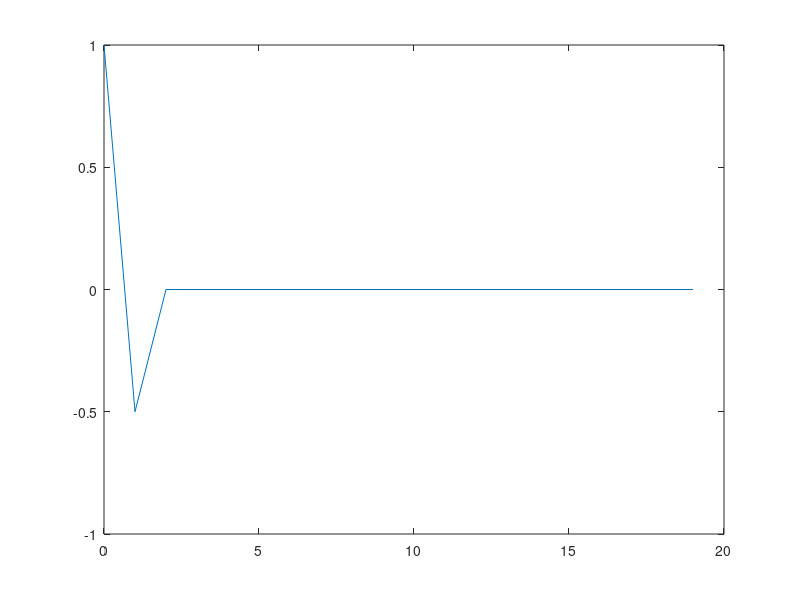
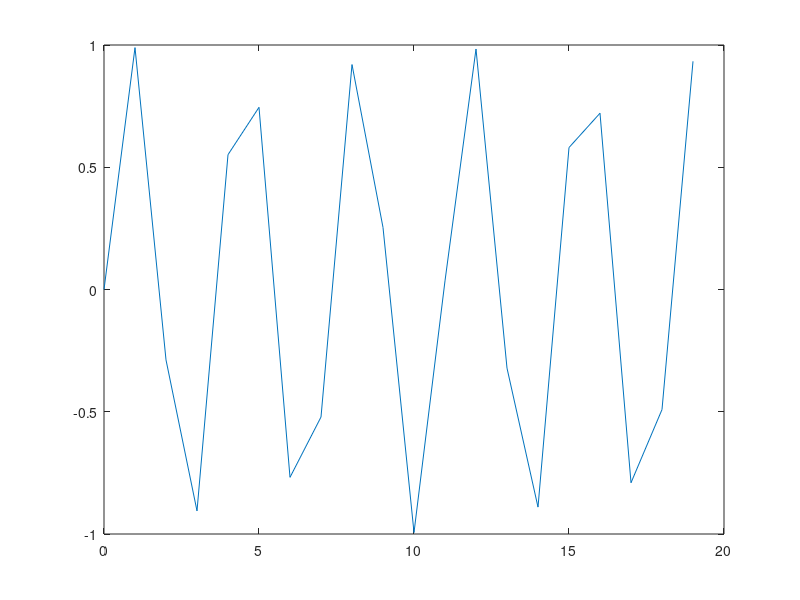
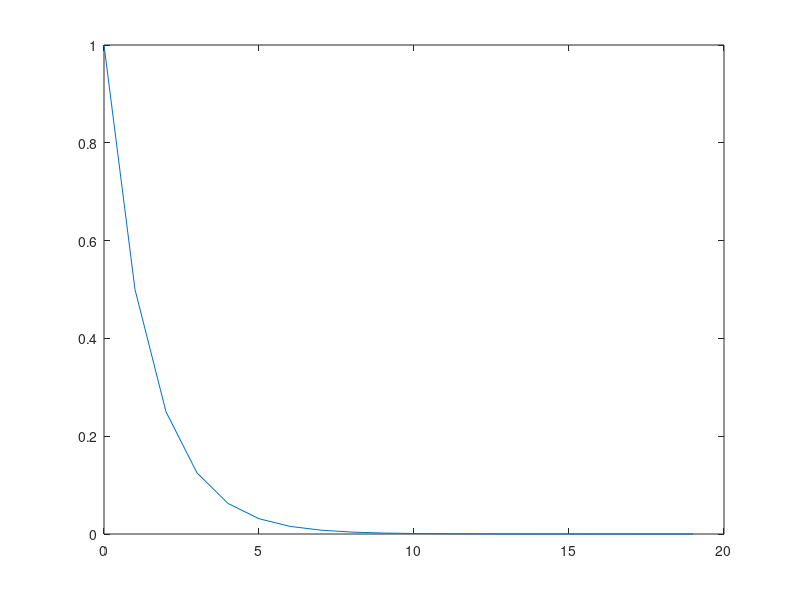

Write MATLAB code to recreate these figures, in order. (Note: this script raises an error after producing the figures.)
addpath('../Funciones');
N=20;
a = 0.5;
n = (0:1:N-1)'
delta_dirac = @(n) 1*(n==0);
x = delta_dirac(n) - a*delta_dirac(n-1)
hA = sin(8*n)
hB = a.^(n)

#graficas
figure(1)
plot(n,x)

figure(2)
plot(n,hA)

figure(3)
plot(n,hB)

#Sistema figura 2
[r1] = convolucion_lineal_v1(x,hA);
[r2] = convolucion_lineal_v1(r1,hB);
figure(4)
n = (0:1:length(r2)-1)';
plot(n,r2)

#Sistema invertido
[r1]= convolucion_lineal_v1(x,hB);
[r2] = convolucion_lineal_v1(r1,hA);
figure(5)
n = (0:1:length(r2)-1)';
plot(n,r2)


#Conclusion, se obtiene la misma señal con el sistema invertido
